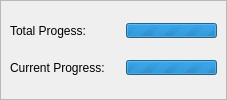
     <widget class="QFrame" name="frame">
      <property name="styleSheet">
       <string notr="true"/>
      </property>
      <property name="frameShape">
       <enum>QFrame::StyledPanel</enum>
      </property>
      <layout class="QVBoxLayout" name="verticalLayout_6">
       <property name="spacing">
        <number>6</number>
       </property>
       <property name="sizeConstraint">
        <enum>QLayout::SetDefaultConstraint</enum>
       </property>
       <property name="leftMargin">
        <number>9</number>
       </property>
       <property name="topMargin">
        <number>6</number>
       </property>
       <property name="rightMargin">
        <number>9</number>
       </property>
       <property name="bottomMargin">
        <number>6</number>
       </property>
       <item>
        <layout class="QHBoxLayout" name="horizontalLayout_12">
         <item>
          <widget class="QLabel" name="label_8">
           <property name="minimumSize">
            <size>
             <width>110</width>
             <height>0</height>
            </size>
           </property>
           <property name="maximumSize">
            <size>
             <width>110</width>
             <height>16777215</height>
            </size>
           </property>
           <property name="text">
            <string>Total Progess:</string>
           </property>
          </widget>
         </item>
         <item>
          <widget class="QProgressBar" name="total_progressBar">
           <property name="maximumSize">
            <size>
             <width>16777215</width>
             <height>15</height>
            </size>
           </property>
           <property name="maximum">
            <number>0</number>
           </property>
           <property name="value">
            <number>0</number>
           </property>
           <property name="format">
            <string>%v/%m</string>
           </property>
          </widget>
         </item>
        </layout>
       </item>
       <item>
        <layout class="QHBoxLayout" name="horizontalLayout_8">
         <item>
          <widget class="QLabel" name="label_test">
           <property name="minimumSize">
            <size>
             <width>110</width>
             <height>0</height>
            </size>
           </property>
           <property name="maximumSize">
            <size>
             <width>110</width>
             <height>16777215</height>
            </size>
           </property>
           <property name="text">
            <string>Current Progress:</string>
           </property>
          </widget>
         </item>
         <item>
          <widget class="QProgressBar" name="current_progressBar">
           <property name="maximumSize">
            <size>
             <width>16777215</width>
             <height>15</height>
            </size>
           </property>
           <property name="maximum">
            <number>0</number>
           </property>
           <property name="value">
            <number>0</number>
           </property>
           <property name="format">
            <string>%v/%m</string>
           </property>
          </widget>
         </item>
        </layout>
       </item>
      </layout>
     </widget>
